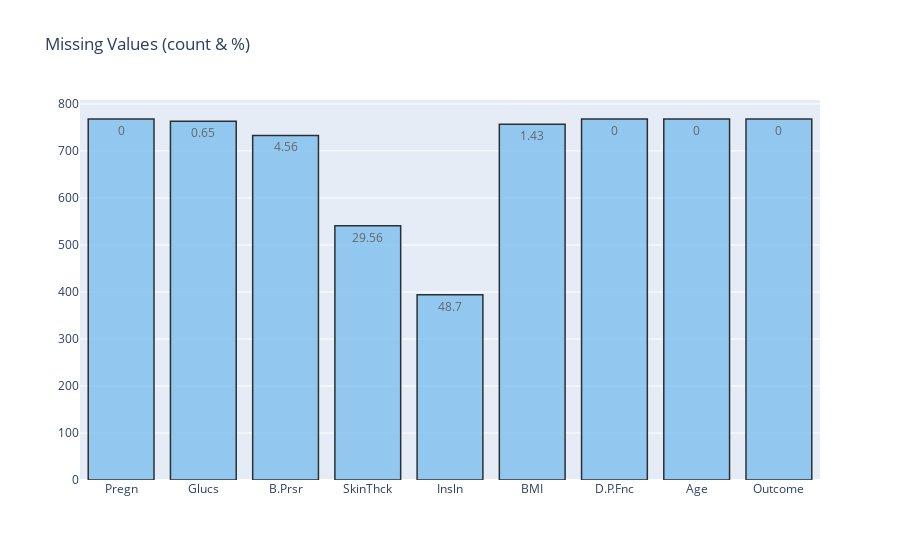

The notebook cell this image was saved under:
### Code cell
def missing_plot(dataset, key) :
    null_feat = pd.DataFrame(len(dataset[key]) - dataset.isnull().sum(), columns = ['Count'])
    percentage_null = pd.DataFrame((len(dataset[key]) - (len(dataset[key]) - dataset.isnull().sum()))/len(dataset[key])*100, columns = ['Count'])
    percentage_null = percentage_null.round(2)

    trace = go.Bar(x = null_feat.index, y = null_feat['Count'] ,opacity = 0.8, text = percentage_null['Count'],  textposition = 'auto',marker=dict(color = '#7EC0EE',
            line=dict(color='#000000',width=1.5)))

    layout = dict(title =  "Missing Values (count & %)")

    fig = dict(data = [trace], layout=layout)
    py.iplot(fig)
    
# Plotting 
missing_plot(data, 'Outcome')

### Figure 1 — Plotly figure (JSON) as saved in the notebook; plotly's stock layout.template omitted (floating-point values rounded to 4 significant figures)
{"data": [{"marker": {"color": "#7EC0EE", "line": {"color": "#000000", "width": 1.5}}, "opacity": 0.8, "text": [0, 0.65, 4.56, 29.56, 48.7, 1.43, 0, 0, 0], "textposition": "auto", "type": "bar", "x": ["Pregn", "Glucs", "B.Prsr", "SkinThck", "Insln", "BMI", "D.P.Fnc", "Age", "Outcome"], "y": [768, 763, 733, 541, 394, 757, 768, 768, 768]}], "layout": {"title": {"text": "Missing Values (count & %)"}}}
